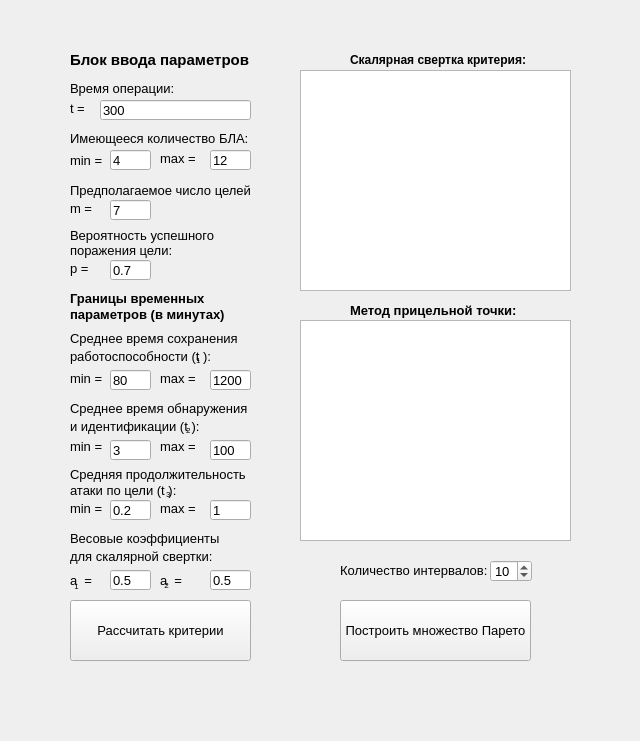
<?xml version="1.0" encoding="UTF-8"?>
<ui version="4.0">
 <class>MainWindow</class>
 <widget class="QMainWindow" name="MainWindow">
  <property name="geometry">
   <rect>
    <x>0</x>
    <y>0</y>
    <width>640</width>
    <height>741</height>
   </rect>
  </property>
  <property name="font">
   <font>
    <pointsize>10</pointsize>
   </font>
  </property>
  <property name="windowTitle">
   <string>Подбор оптимального состава группы БЛА</string>
  </property>
  <widget class="QWidget" name="centralwidget">
   <widget class="QPushButton" name="pareto_button">
    <property name="geometry">
     <rect>
      <x>340</x>
      <y>600</y>
      <width>191</width>
      <height>61</height>
     </rect>
    </property>
    <property name="text">
     <string>Построить множество Парето</string>
    </property>
   </widget>
   <widget class="QLabel" name="label_t">
    <property name="geometry">
     <rect>
      <x>70</x>
      <y>100</y>
      <width>47</width>
      <height>16</height>
     </rect>
    </property>
    <property name="font">
     <font>
      <pointsize>10</pointsize>
     </font>
    </property>
    <property name="text">
     <string>t = </string>
    </property>
   </widget>
   <widget class="QLabel" name="label_nmin_input">
    <property name="geometry">
     <rect>
      <x>70</x>
      <y>150</y>
      <width>47</width>
      <height>21</height>
     </rect>
    </property>
    <property name="font">
     <font>
      <pointsize>10</pointsize>
     </font>
    </property>
    <property name="text">
     <string>min =</string>
    </property>
   </widget>
   <widget class="QLabel" name="label_nmax_input">
    <property name="geometry">
     <rect>
      <x>160</x>
      <y>150</y>
      <width>47</width>
      <height>16</height>
     </rect>
    </property>
    <property name="font">
     <font>
      <pointsize>10</pointsize>
     </font>
    </property>
    <property name="text">
     <string>max =</string>
    </property>
   </widget>
   <widget class="QLabel" name="label_t1min">
    <property name="geometry">
     <rect>
      <x>70</x>
      <y>370</y>
      <width>47</width>
      <height>16</height>
     </rect>
    </property>
    <property name="text">
     <string>min =</string>
    </property>
   </widget>
   <widget class="QLabel" name="label_t2min_input">
    <property name="geometry">
     <rect>
      <x>70</x>
      <y>440</y>
      <width>47</width>
      <height>13</height>
     </rect>
    </property>
    <property name="text">
     <string>min =</string>
    </property>
   </widget>
   <widget class="QLabel" name="label_t3min_input">
    <property name="geometry">
     <rect>
      <x>70</x>
      <y>500</y>
      <width>47</width>
      <height>16</height>
     </rect>
    </property>
    <property name="text">
     <string>min =</string>
    </property>
   </widget>
   <widget class="QLabel" name="label_p_input">
    <property name="geometry">
     <rect>
      <x>70</x>
      <y>260</y>
      <width>47</width>
      <height>16</height>
     </rect>
    </property>
    <property name="font">
     <font>
      <pointsize>10</pointsize>
     </font>
    </property>
    <property name="text">
     <string>p =</string>
    </property>
   </widget>
   <widget class="QLabel" name="label_title_scalar">
    <property name="geometry">
     <rect>
      <x>350</x>
      <y>50</y>
      <width>191</width>
      <height>20</height>
     </rect>
    </property>
    <property name="font">
     <font>
      <pointsize>9</pointsize>
      <weight>75</weight>
      <bold>true</bold>
     </font>
    </property>
    <property name="text">
     <string>Скалярная свертка критерия:</string>
    </property>
   </widget>
   <widget class="QLabel" name="label_a1_input_1">
    <property name="geometry">
     <rect>
      <x>70</x>
      <y>570</y>
      <width>47</width>
      <height>21</height>
     </rect>
    </property>
    <property name="text">
     <string>a  =</string>
    </property>
   </widget>
   <widget class="QLabel" name="label_a2_input_1">
    <property name="geometry">
     <rect>
      <x>160</x>
      <y>570</y>
      <width>47</width>
      <height>21</height>
     </rect>
    </property>
    <property name="text">
     <string>a  =</string>
    </property>
   </widget>
   <widget class="QLabel" name="label_title_target">
    <property name="geometry">
     <rect>
      <x>350</x>
      <y>300</y>
      <width>181</width>
      <height>20</height>
     </rect>
    </property>
    <property name="font">
     <font>
      <pointsize>10</pointsize>
      <weight>75</weight>
      <bold>true</bold>
     </font>
    </property>
    <property name="text">
     <string>Метод прицельной точки:</string>
    </property>
   </widget>
   <widget class="QLineEdit" name="input_t">
    <property name="geometry">
     <rect>
      <x>100</x>
      <y>100</y>
      <width>151</width>
      <height>20</height>
     </rect>
    </property>
    <property name="text">
     <string>300</string>
    </property>
   </widget>
   <widget class="QLineEdit" name="input_a1">
    <property name="geometry">
     <rect>
      <x>110</x>
      <y>570</y>
      <width>41</width>
      <height>20</height>
     </rect>
    </property>
    <property name="text">
     <string>0.5</string>
    </property>
   </widget>
   <widget class="QLineEdit" name="input_a2">
    <property name="geometry">
     <rect>
      <x>210</x>
      <y>570</y>
      <width>41</width>
      <height>20</height>
     </rect>
    </property>
    <property name="text">
     <string>0.5</string>
    </property>
   </widget>
   <widget class="QLineEdit" name="input_nmin">
    <property name="geometry">
     <rect>
      <x>110</x>
      <y>150</y>
      <width>41</width>
      <height>20</height>
     </rect>
    </property>
    <property name="text">
     <string>4</string>
    </property>
   </widget>
   <widget class="QLineEdit" name="input_nmax">
    <property name="geometry">
     <rect>
      <x>210</x>
      <y>150</y>
      <width>41</width>
      <height>20</height>
     </rect>
    </property>
    <property name="text">
     <string>12</string>
    </property>
   </widget>
   <widget class="QLineEdit" name="input_p">
    <property name="geometry">
     <rect>
      <x>110</x>
      <y>260</y>
      <width>41</width>
      <height>20</height>
     </rect>
    </property>
    <property name="text">
     <string>0.7</string>
    </property>
   </widget>
   <widget class="QLineEdit" name="input_t3min">
    <property name="geometry">
     <rect>
      <x>110</x>
      <y>500</y>
      <width>41</width>
      <height>20</height>
     </rect>
    </property>
    <property name="text">
     <string>0.2</string>
    </property>
   </widget>
   <widget class="QLineEdit" name="input_t3max">
    <property name="geometry">
     <rect>
      <x>210</x>
      <y>500</y>
      <width>41</width>
      <height>20</height>
     </rect>
    </property>
    <property name="text">
     <string>1</string>
    </property>
   </widget>
   <widget class="QLineEdit" name="input_t1min">
    <property name="geometry">
     <rect>
      <x>110</x>
      <y>370</y>
      <width>41</width>
      <height>20</height>
     </rect>
    </property>
    <property name="text">
     <string>80</string>
    </property>
   </widget>
   <widget class="QLineEdit" name="input_t2min">
    <property name="geometry">
     <rect>
      <x>110</x>
      <y>440</y>
      <width>41</width>
      <height>20</height>
     </rect>
    </property>
    <property name="text">
     <string>3</string>
    </property>
   </widget>
   <widget class="QLineEdit" name="input_t1max">
    <property name="geometry">
     <rect>
      <x>210</x>
      <y>370</y>
      <width>41</width>
      <height>20</height>
     </rect>
    </property>
    <property name="text">
     <string>1200</string>
    </property>
   </widget>
   <widget class="QLineEdit" name="input_t2max">
    <property name="geometry">
     <rect>
      <x>210</x>
      <y>440</y>
      <width>41</width>
      <height>20</height>
     </rect>
    </property>
    <property name="text">
     <string>100</string>
    </property>
   </widget>
   <widget class="QLabel" name="label_title_input">
    <property name="geometry">
     <rect>
      <x>70</x>
      <y>50</y>
      <width>191</width>
      <height>20</height>
     </rect>
    </property>
    <property name="font">
     <font>
      <pointsize>11</pointsize>
      <weight>75</weight>
      <bold>true</bold>
     </font>
    </property>
    <property name="text">
     <string>Блок ввода параметров</string>
    </property>
   </widget>
   <widget class="QLabel" name="label_t1max">
    <property name="geometry">
     <rect>
      <x>160</x>
      <y>370</y>
      <width>47</width>
      <height>16</height>
     </rect>
    </property>
    <property name="text">
     <string>max =</string>
    </property>
   </widget>
   <widget class="QLabel" name="label_t2max_input">
    <property name="geometry">
     <rect>
      <x>160</x>
      <y>440</y>
      <width>47</width>
      <height>13</height>
     </rect>
    </property>
    <property name="text">
     <string>max =</string>
    </property>
   </widget>
   <widget class="QLabel" name="label_t3max_input">
    <property name="geometry">
     <rect>
      <x>160</x>
      <y>500</y>
      <width>47</width>
      <height>16</height>
     </rect>
    </property>
    <property name="text">
     <string>max =</string>
    </property>
   </widget>
   <widget class="QPushButton" name="calc_button">
    <property name="geometry">
     <rect>
      <x>70</x>
      <y>600</y>
      <width>181</width>
      <height>61</height>
     </rect>
    </property>
    <property name="text">
     <string>Рассчитать критерии</string>
    </property>
   </widget>
   <widget class="QTextBrowser" name="output_scalar">
    <property name="geometry">
     <rect>
      <x>300</x>
      <y>70</y>
      <width>271</width>
      <height>221</height>
     </rect>
    </property>
   </widget>
   <widget class="QTextBrowser" name="output_target">
    <property name="geometry">
     <rect>
      <x>300</x>
      <y>320</y>
      <width>271</width>
      <height>221</height>
     </rect>
    </property>
   </widget>
   <widget class="QLabel" name="label_intervals_input">
    <property name="geometry">
     <rect>
      <x>340</x>
      <y>560</y>
      <width>151</width>
      <height>21</height>
     </rect>
    </property>
    <property name="text">
     <string>Количество интервалов:</string>
    </property>
   </widget>
   <widget class="QSpinBox" name="input_interval_count">
    <property name="geometry">
     <rect>
      <x>490</x>
      <y>560</y>
      <width>42</width>
      <height>22</height>
     </rect>
    </property>
    <property name="minimum">
     <number>1</number>
    </property>
    <property name="maximum">
     <number>999</number>
    </property>
    <property name="value">
     <number>10</number>
    </property>
   </widget>
   <widget class="QLabel" name="label_m_input">
    <property name="geometry">
     <rect>
      <x>70</x>
      <y>200</y>
      <width>47</width>
      <height>16</height>
     </rect>
    </property>
    <property name="font">
     <font>
      <pointsize>10</pointsize>
     </font>
    </property>
    <property name="text">
     <string>m =</string>
    </property>
   </widget>
   <widget class="QLineEdit" name="input_m">
    <property name="geometry">
     <rect>
      <x>110</x>
      <y>200</y>
      <width>41</width>
      <height>20</height>
     </rect>
    </property>
    <property name="text">
     <string>7</string>
    </property>
   </widget>
   <widget class="QLabel" name="label_errormessage">
    <property name="geometry">
     <rect>
      <x>70</x>
      <y>670</y>
      <width>501</width>
      <height>31</height>
     </rect>
    </property>
    <property name="styleSheet">
     <string notr="true">color: rgb(255, 0, 0);
font: 75 12pt &quot;MS Shell Dlg 2&quot;;</string>
    </property>
    <property name="text">
     <string/>
    </property>
    <property name="alignment">
     <set>Qt::AlignCenter</set>
    </property>
   </widget>
   <widget class="QLabel" name="text_t">
    <property name="geometry">
     <rect>
      <x>70</x>
      <y>80</y>
      <width>111</width>
      <height>16</height>
     </rect>
    </property>
    <property name="font">
     <font>
      <pointsize>10</pointsize>
     </font>
    </property>
    <property name="text">
     <string>Время операции:</string>
    </property>
   </widget>
   <widget class="QLabel" name="text_n">
    <property name="geometry">
     <rect>
      <x>70</x>
      <y>130</y>
      <width>181</width>
      <height>16</height>
     </rect>
    </property>
    <property name="font">
     <font>
      <pointsize>10</pointsize>
     </font>
    </property>
    <property name="text">
     <string>Имеющееся количество БЛА:</string>
    </property>
   </widget>
   <widget class="QLabel" name="text_m">
    <property name="geometry">
     <rect>
      <x>70</x>
      <y>180</y>
      <width>181</width>
      <height>20</height>
     </rect>
    </property>
    <property name="font">
     <font>
      <pointsize>10</pointsize>
     </font>
    </property>
    <property name="text">
     <string>Предполагаемое число целей:</string>
    </property>
   </widget>
   <widget class="QLabel" name="text_p_1">
    <property name="geometry">
     <rect>
      <x>70</x>
      <y>220</y>
      <width>181</width>
      <height>31</height>
     </rect>
    </property>
    <property name="font">
     <font>
      <pointsize>10</pointsize>
     </font>
    </property>
    <property name="text">
     <string>Вероятность успешного</string>
    </property>
   </widget>
   <widget class="QLabel" name="text_p_2">
    <property name="geometry">
     <rect>
      <x>70</x>
      <y>240</y>
      <width>141</width>
      <height>21</height>
     </rect>
    </property>
    <property name="font">
     <font>
      <pointsize>10</pointsize>
     </font>
    </property>
    <property name="text">
     <string>поражения цели:</string>
    </property>
   </widget>
   <widget class="QLabel" name="text_ts_1">
    <property name="geometry">
     <rect>
      <x>70</x>
      <y>290</y>
      <width>201</width>
      <height>16</height>
     </rect>
    </property>
    <property name="font">
     <font>
      <pointsize>10</pointsize>
      <weight>75</weight>
      <bold>true</bold>
     </font>
    </property>
    <property name="text">
     <string>Границы временных</string>
    </property>
   </widget>
   <widget class="QLabel" name="text_ts_2">
    <property name="geometry">
     <rect>
      <x>70</x>
      <y>306</y>
      <width>181</width>
      <height>16</height>
     </rect>
    </property>
    <property name="font">
     <font>
      <pointsize>10</pointsize>
      <weight>75</weight>
      <bold>true</bold>
     </font>
    </property>
    <property name="text">
     <string>параметров (в минутах)</string>
    </property>
   </widget>
   <widget class="QLabel" name="text_t1_1">
    <property name="geometry">
     <rect>
      <x>70</x>
      <y>330</y>
      <width>191</width>
      <height>16</height>
     </rect>
    </property>
    <property name="text">
     <string>Среднее время сохранения</string>
    </property>
   </widget>
   <widget class="QLabel" name="text_t1_2">
    <property name="geometry">
     <rect>
      <x>70</x>
      <y>346</y>
      <width>171</width>
      <height>20</height>
     </rect>
    </property>
    <property name="text">
     <string>работоспособности (t ):</string>
    </property>
   </widget>
   <widget class="QLabel" name="text_t1_3">
    <property name="geometry">
     <rect>
      <x>196</x>
      <y>350</y>
      <width>41</width>
      <height>20</height>
     </rect>
    </property>
    <property name="font">
     <font>
      <pointsize>6</pointsize>
     </font>
    </property>
    <property name="text">
     <string>1</string>
    </property>
   </widget>
   <widget class="QLabel" name="text_t2_1">
    <property name="geometry">
     <rect>
      <x>70</x>
      <y>400</y>
      <width>181</width>
      <height>16</height>
     </rect>
    </property>
    <property name="text">
     <string>Среднее время обнаружения</string>
    </property>
   </widget>
   <widget class="QLabel" name="text_t2_2">
    <property name="geometry">
     <rect>
      <x>70</x>
      <y>416</y>
      <width>181</width>
      <height>20</height>
     </rect>
    </property>
    <property name="text">
     <string>и идентификации (t ):</string>
    </property>
   </widget>
   <widget class="QLabel" name="text_t2_3">
    <property name="geometry">
     <rect>
      <x>186</x>
      <y>420</y>
      <width>51</width>
      <height>20</height>
     </rect>
    </property>
    <property name="font">
     <font>
      <pointsize>6</pointsize>
     </font>
    </property>
    <property name="text">
     <string>2</string>
    </property>
   </widget>
   <widget class="QLabel" name="text_t3_1">
    <property name="geometry">
     <rect>
      <x>70</x>
      <y>466</y>
      <width>201</width>
      <height>16</height>
     </rect>
    </property>
    <property name="text">
     <string>Средняя продолжительность</string>
    </property>
   </widget>
   <widget class="QLabel" name="text_t3_2">
    <property name="geometry">
     <rect>
      <x>70</x>
      <y>480</y>
      <width>121</width>
      <height>20</height>
     </rect>
    </property>
    <property name="text">
     <string>атаки по цели (t ):</string>
    </property>
   </widget>
   <widget class="QLabel" name="text_t3_3">
    <property name="geometry">
     <rect>
      <x>166</x>
      <y>486</y>
      <width>41</width>
      <height>16</height>
     </rect>
    </property>
    <property name="font">
     <font>
      <pointsize>6</pointsize>
     </font>
    </property>
    <property name="text">
     <string>3</string>
    </property>
   </widget>
   <widget class="QLabel" name="text_as_1">
    <property name="geometry">
     <rect>
      <x>70</x>
      <y>530</y>
      <width>191</width>
      <height>16</height>
     </rect>
    </property>
    <property name="text">
     <string>Весовые коэффициенты</string>
    </property>
   </widget>
   <widget class="QLabel" name="text_as_2">
    <property name="geometry">
     <rect>
      <x>70</x>
      <y>546</y>
      <width>161</width>
      <height>20</height>
     </rect>
    </property>
    <property name="text">
     <string>для скалярной свертки:</string>
    </property>
   </widget>
   <widget class="QLabel" name="label_a1_input_2">
    <property name="geometry">
     <rect>
      <x>70</x>
      <y>570</y>
      <width>41</width>
      <height>31</height>
     </rect>
    </property>
    <property name="font">
     <font>
      <pointsize>6</pointsize>
     </font>
    </property>
    <property name="text">
     <string>  1</string>
    </property>
   </widget>
   <widget class="QLabel" name="label_a2_input_2">
    <property name="geometry">
     <rect>
      <x>160</x>
      <y>569</y>
      <width>41</width>
      <height>31</height>
     </rect>
    </property>
    <property name="font">
     <font>
      <pointsize>6</pointsize>
     </font>
    </property>
    <property name="text">
     <string>  2</string>
    </property>
   </widget>
  </widget>
 </widget>
 <resources/>
 <connections/>
</ui>
